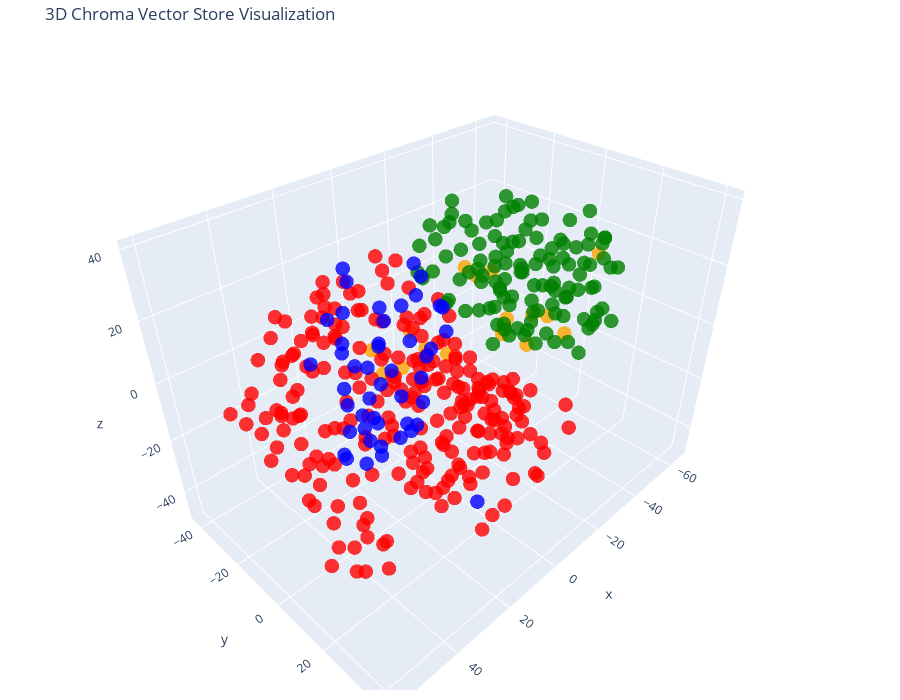

The cell this chart's notebook holds for it:
### Code cell
# Let's try 3D!

tsne = TSNE(n_components=3, random_state=42)
reduced_vectors = tsne.fit_transform(vectors)

# Create the 3D scatter plot
fig = go.Figure(data=[go.Scatter3d(
    x=reduced_vectors[:, 0],
    y=reduced_vectors[:, 1],
    z=reduced_vectors[:, 2],
    mode='markers',
    marker=dict(size=5, color=colors, opacity=0.8),
    text=[f"Type: {t}<br>Text: {d[:100]}..." for t, d in zip(doc_types, documents)],
    hoverinfo='text'
)])

fig.update_layout(
    title='3D Chroma Vector Store Visualization',
    scene=dict(xaxis_title='x', yaxis_title='y', zaxis_title='z'),
    width=900,
    height=700,
    margin=dict(r=10, b=10, l=10, t=40)
)

fig.show()

### Figure 1 — Plotly figure (JSON) as saved in the notebook; plotly's stock layout.template omitted (floating-point values rounded to 4 significant figures; data arrays with more than 128 entries replaced by an {"elided": "..."} marker saying what was removed)
{"data": [{"hoverinfo": "text", "marker": {"color": {"elided": "413 str values"}, "opacity": 0.8, "size": 5}, "mode": "markers", "text": {"elided": "413 str values"}, "type": "scatter3d", "x": {"elided": "413 float values"}, "y": {"elided": "413 float values"}, "z": {"elided": "413 float values"}}], "layout": {"height": 700, "margin": {"b": 10, "l": 10, "r": 10, "t": 40}, "scene": {"xaxis": {"title": {"text": "x"}}, "yaxis": {"title": {"text": "y"}}, "zaxis": {"title": {"text": "z"}}}, "title": {"text": "3D Chroma Vector Store Visualization"}, "width": 900}}
